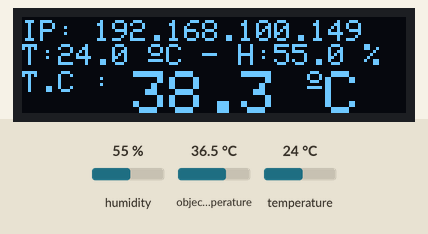
The sketch below on a simulated ESP8266 (NodeMCU). Shown: 128×32 one-colour display. Wiring (inferred from the names in the program): DHT22 sensor: data D7. Inputs (shaded band) come from the test bench; at power-on: humidity 55 %, object temperature 36.5 °C, temperature 24 °C.

Above: at 1.2 s.
1.3 s: humidity set to 22 %
At 3.3 s:
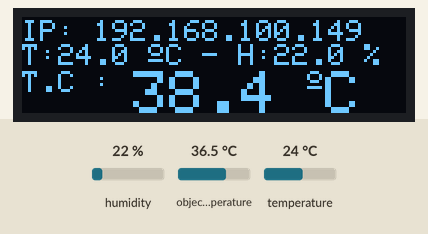
3.9 s: object temperature set to 20 °C
At 5.2 s:
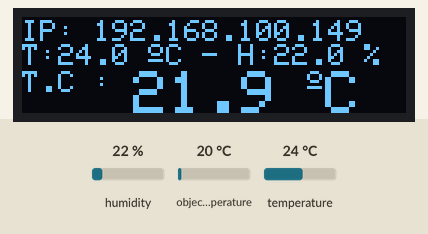
6.8 s: object temperature set to 26 °C
At 7.4 s:
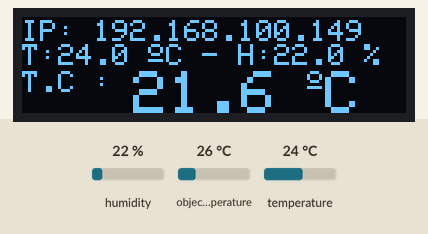
9.0 s: temperature set to 12 °C
At 11.7 s:
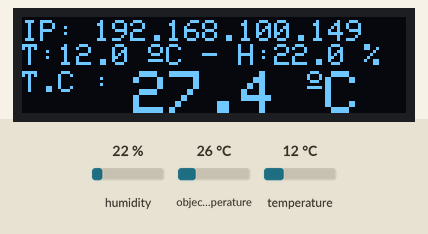
12.7 s: humidity set to 40 %
At 14.0 s:
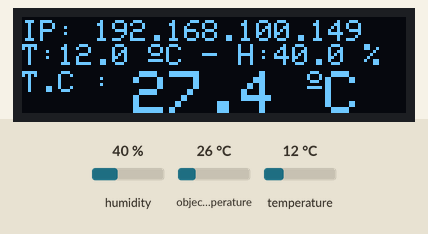
14.8 s: object temperature set to 32 °C
At 16.8 s:
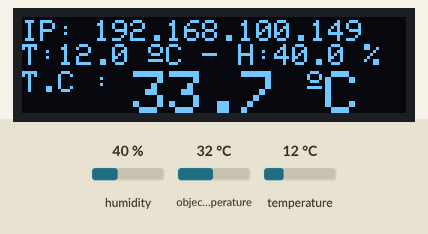
Timing chart, 0 to 18.0 s (numbered marks = the images above; inputs shaded):
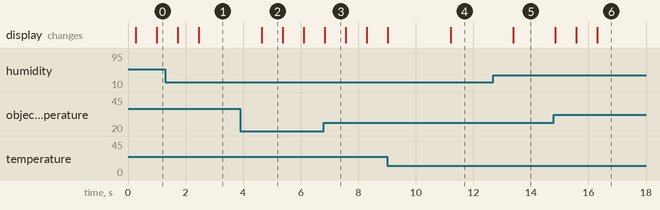

The sketch:

proyecto_covid_20_01.ino
```cpp
/*
 * Display oled
 *  SCL -> D1
 *  SDA -> D2
 * MLX90614
 *  SCL -> D1
 *  SDA -> D2
 */
//////////////////////////////////////////////OLED_DISPLAY/////////////////////////////////////////////////////
#include <Adafruit_GFX.h>
#include <Adafruit_SSD1306.h>
#include <Wire.h>
#define SCREEN_WIDTH 128 // OLED display width, in pixels
#define SCREEN_HEIGHT 32 // OLED display height, in pixels
#define OLED_RESET    -1 // Reset pin # (or -1 if sharing Arduino reset pin)
//////////////////////////////////////////////Adafruit_MLX90614/////////////////////////////////////////////////////
#include <Adafruit_MLX90614.h>
Adafruit_SSD1306 display(SCREEN_WIDTH, SCREEN_HEIGHT, &Wire, OLED_RESET); //Declaring the display name (display)
Adafruit_MLX90614 mlx = Adafruit_MLX90614();
float global_temperatura_objeto = 0; // Distancia de 1 a 10 cm
//////////////////////////////////////////////DHT 22/////////////////////////////////////////////////////
#include "DHT.h"
#define DHTPIN D7     // what digital pin the DHT22 is conected to
#define DHTTYPE DHT22   // there are multiple kinds of DHT sensors
DHT dht(DHTPIN, DHTTYPE);
float global_medidaTEM = 0;
float global_medidaHUM = 0;
float global_medidaCoorporal = 0;
//////////////////////////////////////////////LED-ALARMAS/////////////////////////////////////////////////////
void setup() {
   Serial.begin(9600);
/////////////////////////////////////////////////////////////////////////////////////////////
  mlx.begin();
  display.begin(SSD1306_SWITCHCAPVCC, 0x3C); //Start the OLED display
  display.clearDisplay();
  display.display();
/////////////////////////////////////////////////////////////////////////////////////////////
  dht.begin(); //Se inicia el sensor de DHT22
/////////////////////////////////////////////////////////////////////////////////////////////
}

void loop() {

   global_medidaTEM = dht.readTemperature(); //Se lee la temperatura
   global_medidaHUM = dht.readHumidity(); //Se lee la humedad
   global_medidaCoorporal = readTemperaturaObjeto();
   writeDisplayTemperatura();
}

static float readTemperaturaObjeto(){
  for(int i=0; i<20; i++){
    global_temperatura_objeto = mlx.readObjectTempC() + global_temperatura_objeto;
    delay(10);
  }
  global_temperatura_objeto /=20.0;
  //global_temperatura_objeto += 2.22;
  return global_temperatura_objeto;
}

void writeDisplayTemperatura(){
  display.clearDisplay();

  display.setTextSize(1);
  display.setTextColor(WHITE);
  display.setCursor(0,1);
  display.print("IP: ");
  display.println("192.168.100.149");

  display.setTextSize(1);
  display.setTextColor(WHITE);
  display.setCursor(0,9);
  display.print("T:");
  display.print(global_medidaTEM,1);
  display.print(" ");
  display.setTextSize(1);
  display.cp437(true);
  display.write(167);
  display.print("C");
  display.print(" - ");
  display.print("H:");
  display.print(global_medidaHUM,1);
  display.println(" %");


  display.setTextSize(1);
  display.setTextColor(WHITE);
  display.setCursor(0,18);
  display.println("T.C : ");

  display.setTextSize(2);
  display.setCursor(37,18);
  display.println(global_medidaCoorporal,1);
  display.setCursor(95,18);
  display.setTextSize(1);
  display.cp437(true);
  display.write(167);
  display.setTextSize(2);
  display.println("C");

  display.display();
  delay(500);

}
```

Measured:
- after the input at 1.3 s, the display: first differs from a run without the input after 1.2 s (image 1)
- after the input at 3.9 s, the display: changes after 0.75 s (image 2)
- after the input at 6.8 s, the display: changes at once (image 3)
- after the input at 9.0 s, the display: first differs from a run without the input after 2.2 s (image 4)
- after the input at 12.7 s, the display: changes after 0.70 s (image 5)
- after the input at 14.8 s, the display: first changes after 0.05 s (image 6 shows a later state)
- what the display in image 2 shows lasts 0.8 s, from 4.6 s to 5.4 s
